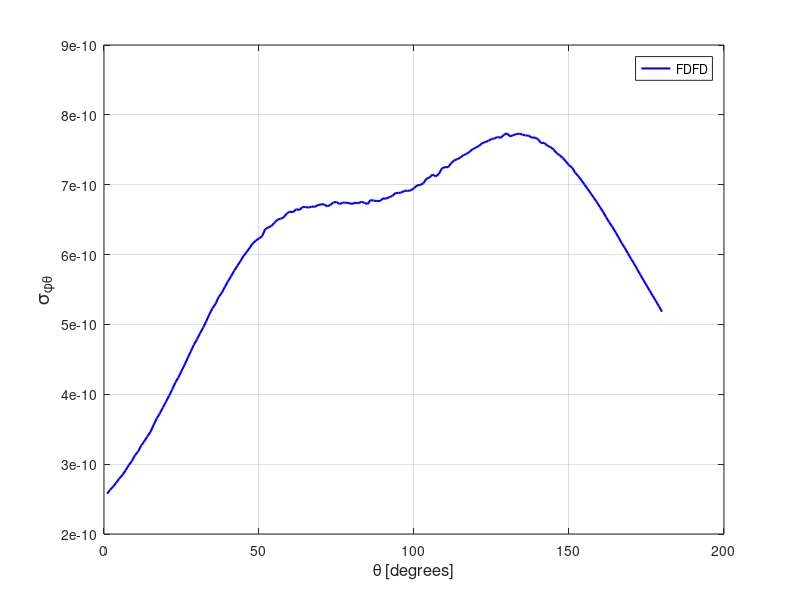

Source code (MATLAB):
spt = [ 
    1  0.25768224E-09
    2  0.26342051E-09
    3  0.26794805E-09
    4  0.27381300E-09
    5  0.27971239E-09
    6  0.28476943E-09
    7  0.29129008E-09
    8  0.29858913E-09
    9  0.30460767E-09
   10  0.31271330E-09
   11  0.31791417E-09
   12  0.32670272E-09
   13  0.33271430E-09
   14  0.33964248E-09
   15  0.34616948E-09
   16  0.35598038E-09
   17  0.36535733E-09
   18  0.37253625E-09
   19  0.38113271E-09
   20  0.38929679E-09
   21  0.39801115E-09
   22  0.40669643E-09
   23  0.41679535E-09
   24  0.42403039E-09
   25  0.43330964E-09
   26  0.44219359E-09
   27  0.45201434E-09
   28  0.46138068E-09
   29  0.47095172E-09
   30  0.47868653E-09
   31  0.48745347E-09
   32  0.49549287E-09
   33  0.50465310E-09
   34  0.51462634E-09
   35  0.52328247E-09
   36  0.52960286E-09
   37  0.53939797E-09
   38  0.54517729E-09
   39  0.55381705E-09
   40  0.56183758E-09
   41  0.56884913E-09
   42  0.57698440E-09
   43  0.58367317E-09
   44  0.59046401E-09
   45  0.59793448E-09
   46  0.60338762E-09
   47  0.60975236E-09
   48  0.61620609E-09
   49  0.62002237E-09
   50  0.62313704E-09
   51  0.62609734E-09
   52  0.63638672E-09
   53  0.63878369E-09
   54  0.64088207E-09
   55  0.64580152E-09
   56  0.65014233E-09
   57  0.65135253E-09
   58  0.65329364E-09
   59  0.65899597E-09
   60  0.66152733E-09
   61  0.66071804E-09
   62  0.66500555E-09
   63  0.66373340E-09
   64  0.66803812E-09
   65  0.66814065E-09
   66  0.66721184E-09
   67  0.66873540E-09
   68  0.66836092E-09
   69  0.67079325E-09
   70  0.67180872E-09
   71  0.67195260E-09
   72  0.66895778E-09
   73  0.67100486E-09
   74  0.67456091E-09
   75  0.67539024E-09
   76  0.67221878E-09
   77  0.67447170E-09
   78  0.67421119E-09
   79  0.67370876E-09
   80  0.67242734E-09
   81  0.67423328E-09
   82  0.67341216E-09
   83  0.67558309E-09
   84  0.67426215E-09
   85  0.67220179E-09
   86  0.67810119E-09
   87  0.67719486E-09
   88  0.67674921E-09
   89  0.67660766E-09
   90  0.68049577E-09
   91  0.67998845E-09
   92  0.68211792E-09
   93  0.68386469E-09
   94  0.68814898E-09
   95  0.68822126E-09
   96  0.68892353E-09
   97  0.69139161E-09
   98  0.69125644E-09
   99  0.69192752E-09
  100  0.69501516E-09
  101  0.69911577E-09
  102  0.69957568E-09
  103  0.70206879E-09
  104  0.70844813E-09
  105  0.71038819E-09
  106  0.71467882E-09
  107  0.71182144E-09
  108  0.71527062E-09
  109  0.72345319E-09
  110  0.72526701E-09
  111  0.72493522E-09
  112  0.73085960E-09
  113  0.73496631E-09
  114  0.73655071E-09
  115  0.73905215E-09
  116  0.74249684E-09
  117  0.74409390E-09
  118  0.74747897E-09
  119  0.75108775E-09
  120  0.75324946E-09
  121  0.75565298E-09
  122  0.75953921E-09
  123  0.76106810E-09
  124  0.76287920E-09
  125  0.76544510E-09
  126  0.76628565E-09
  127  0.76837220E-09
  128  0.76708850E-09
  129  0.77143969E-09
  130  0.77357482E-09
  131  0.76909018E-09
  132  0.77084222E-09
  133  0.77251461E-09
  134  0.77298556E-09
  135  0.77174472E-09
  136  0.77046169E-09
  137  0.77024315E-09
  138  0.76738443E-09
  139  0.76749546E-09
  140  0.76523621E-09
  141  0.75950657E-09
  142  0.75996115E-09
  143  0.75603307E-09
  144  0.75388124E-09
  145  0.75065815E-09
  146  0.74529694E-09
  147  0.74203488E-09
  148  0.73849438E-09
  149  0.73324441E-09
  150  0.72791051E-09
  151  0.72458645E-09
  152  0.71698247E-09
  153  0.71226147E-09
  154  0.70646772E-09
  155  0.70020739E-09
  156  0.69404149E-09
  157  0.68770867E-09
  158  0.68141121E-09
  159  0.67502187E-09
  160  0.66780287E-09
  161  0.66117778E-09
  162  0.65317712E-09
  163  0.64599892E-09
  164  0.63963923E-09
  165  0.63208472E-09
  166  0.62457789E-09
  167  0.61627287E-09
  168  0.60957356E-09
  169  0.60170036E-09
  170  0.59405070E-09
  171  0.58705540E-09
  172  0.57893679E-09
  173  0.57135185E-09
  174  0.56348509E-09
  175  0.55606547E-09
  176  0.54842164E-09
  177  0.54102428E-09
  178  0.53367039E-09
  179  0.52592569E-09
  180  0.51817106E-09
  181  0.51140991E-09
  182  0.50378723E-09
  183  0.49700821E-09
  184  0.48983845E-09
  185  0.48224896E-09
  186  0.47525778E-09
  187  0.46843784E-09
  188  0.46177284E-09
  189  0.45379969E-09
  190  0.44704132E-09
  191  0.43996012E-09
  192  0.43310319E-09
  193  0.42591358E-09
  194  0.41898771E-09
  195  0.41196552E-09
  196  0.40452156E-09
  197  0.39794887E-09
  198  0.39065168E-09
  199  0.38399076E-09
  200  0.37709874E-09
  201  0.36974909E-09
  202  0.36310913E-09
  203  0.35551181E-09
  204  0.34886874E-09
  205  0.34143843E-09
  206  0.33436101E-09
  207  0.32729400E-09
  208  0.32002398E-09
  209  0.31320915E-09
  210  0.30536759E-09
  211  0.29806929E-09
  212  0.29146696E-09
  213  0.28415087E-09
  214  0.27564698E-09
  215  0.26723690E-09
  216  0.26063096E-09
  217  0.25341870E-09
  218  0.24542696E-09
  219  0.23842275E-09
  220  0.23033399E-09
  221  0.22338802E-09
  222  0.21567115E-09
  223  0.20808763E-09
  224  0.20069899E-09
  225  0.19312936E-09
  226  0.18699517E-09
  227  0.17967432E-09
  228  0.17144222E-09
  229  0.16578572E-09
  230  0.15836585E-09
  231  0.15209796E-09
  232  0.14541644E-09
  233  0.13816338E-09
  234  0.13287260E-09
  235  0.12665262E-09
  236  0.12092455E-09
  237  0.11520219E-09
  238  0.10907035E-09
  239  0.10321703E-09
  240  0.97738512E-10
  241  0.93372886E-10
  242  0.87917951E-10
  243  0.84868744E-10
  244  0.79831461E-10
  245  0.75527674E-10
  246  0.72886613E-10
  247  0.68680429E-10
  248  0.64736383E-10
  249  0.60844794E-10
  250  0.57812154E-10
  251  0.55662686E-10
  252  0.52576173E-10
  253  0.50742261E-10
  254  0.48544144E-10
  255  0.45770013E-10
  256  0.44087900E-10
  257  0.41535757E-10
  258  0.40336803E-10
  259  0.38811392E-10
  260  0.38526335E-10
  261  0.36034960E-10
  262  0.36289628E-10
  263  0.34770995E-10
  264  0.33808182E-10
  265  0.32913117E-10
  266  0.33085545E-10
  267  0.32808388E-10
  268  0.32284793E-10
  269  0.32653099E-10
  270  0.32158311E-10
  271  0.32419997E-10
  272  0.32242077E-10
  273  0.32495177E-10
  274  0.33232098E-10
  275  0.34604306E-10
  276  0.34338546E-10
  277  0.34400083E-10
  278  0.35465905E-10
  279  0.35796685E-10
  280  0.37006551E-10
  281  0.38517061E-10
  282  0.39199744E-10
  283  0.40323512E-10
  284  0.41472433E-10
  285  0.43532955E-10
  286  0.44111433E-10
  287  0.46169565E-10
  288  0.47774069E-10
  289  0.48946080E-10
  290  0.52191727E-10
  291  0.54719784E-10
  292  0.55247348E-10
  293  0.57259954E-10
  294  0.59555097E-10
  295  0.62414268E-10
  296  0.63505028E-10
  297  0.67128254E-10
  298  0.69829628E-10
  299  0.72344179E-10
  300  0.74444187E-10
  301  0.76390644E-10
  302  0.79428276E-10
  303  0.83465852E-10
  304  0.85305506E-10
  305  0.88428306E-10
  306  0.91890329E-10
  307  0.95636256E-10
  308  0.97717320E-10
  309  0.10124074E-09
  310  0.10435468E-09
  311  0.10763038E-09
  312  0.11023351E-09
  313  0.11395925E-09
  314  0.11674296E-09
  315  0.12085445E-09
  316  0.12291138E-09
  317  0.12631882E-09
  318  0.12965504E-09
  319  0.13226965E-09
  320  0.13498805E-09
  321  0.13861316E-09
  322  0.14163086E-09
  323  0.14303146E-09
  324  0.14686194E-09
  325  0.14957173E-09
  326  0.15355393E-09
  327  0.15588293E-09
  328  0.15716210E-09
  329  0.15977406E-09
  330  0.16208543E-09
  331  0.16562400E-09
  332  0.16754545E-09
  333  0.16918240E-09
  334  0.17232660E-09
  335  0.17485201E-09
  336  0.17629312E-09
  337  0.17946593E-09
  338  0.18189637E-09
  339  0.18425657E-09
  340  0.18593978E-09
  341  0.18936074E-09
  342  0.19217142E-09
  343  0.19391258E-09
  344  0.19574253E-09
  345  0.19877611E-09
  346  0.20265820E-09
  347  0.20549600E-09
  348  0.20696930E-09
  349  0.21007204E-09
  350  0.21325749E-09
  351  0.21568233E-09
  352  0.22029270E-09
  353  0.22354436E-09
  354  0.22656560E-09
  355  0.23128856E-09
  356  0.23439595E-09
  357  0.23945590E-09
  358  0.24418037E-09
  359  0.24826866E-09
  360  0.25301869E-09
 ]; 
plot(spt(1:180,1),spt(1:180,2),'b-','linewidth',1.5 ); 
grid on 
legend('FDFD');
xlabel('\theta [degrees]','FontSize',12);
ylabel('\sigma_{\phi\theta}','FontSize',14);
